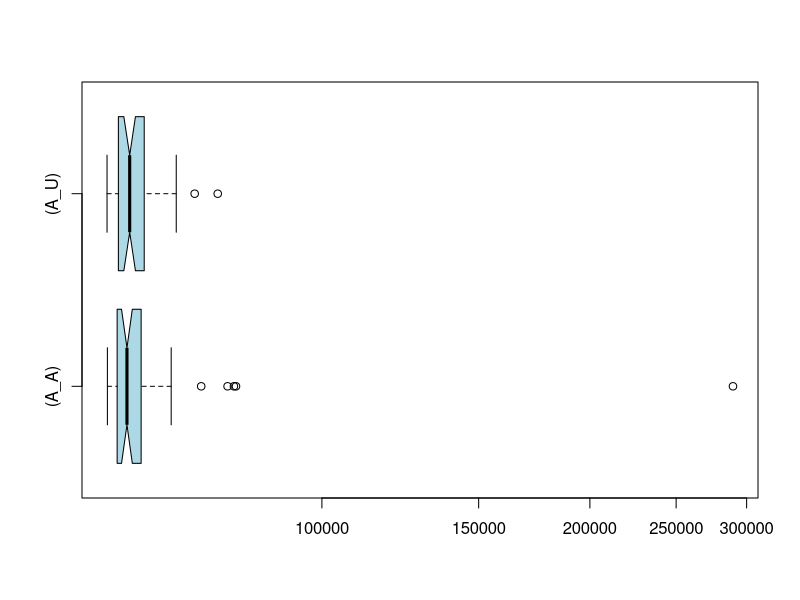

Source code (R):
if (exists("A_A")) remove("A_A")
if (exists("A_U")) remove("A_U")
if (exists("C_A")) remove("C_A")
if (exists("C_U")) remove("C_U")
A_U<-c(76379,63642,66829,61783,60467,63464,65611,60625,71957,68056,60594,68608,57537,58512,63176,60628,63153,63764,58736,60853,61207,61145,59102,60794,57714,60653,61681,59567,59675,57821,58334,65626,58505,60242,60890,62372,58324,58753,57821,62116,60282,57947,61649,59069,61862,62520,60863,66026,57362,60757)
A_A<-c(289587,62772,78352,62652,67715,60138,60154,73181,61563,65711,58763,79648,59495,59763,61366,60345,64054,57536,60203,57610,57415,61663,58539,61501,61603,59871,80075,57915,58986,60859,58843,65854,58770,60489,62487,58521,65001,59723,57956,61688,60144,61347,61413,59469,57896,59478,63542,58349,60447,58882)
if (exists("A_U")) boxplot.stats(A_U)
if (exists("A_A")) boxplot.stats(A_A)
if (exists("C_U")) boxplot.stats(C_U)
if (exists("C_A")) boxplot.stats(C_A)
if (exists("A_U")) summary(A_U)
if (exists("A_A")) summary(A_A)
if (exists("C_U")) summary(C_U)
if (exists("C_A")) summary(C_A)
if (exists("A_U")) boxplot(A_A,A_U,col="lightblue",horizontal=TRUE,log="x",match=TRUE,names=c("(A_A)","(A_U)"),notch=TRUE)
if (exists("C_U")) boxplot(C_A,C_U,col="lightblue",horizontal=TRUE,log="x",match=TRUE,names=c("(C_A)","(C_U)"),notch=TRUE)
